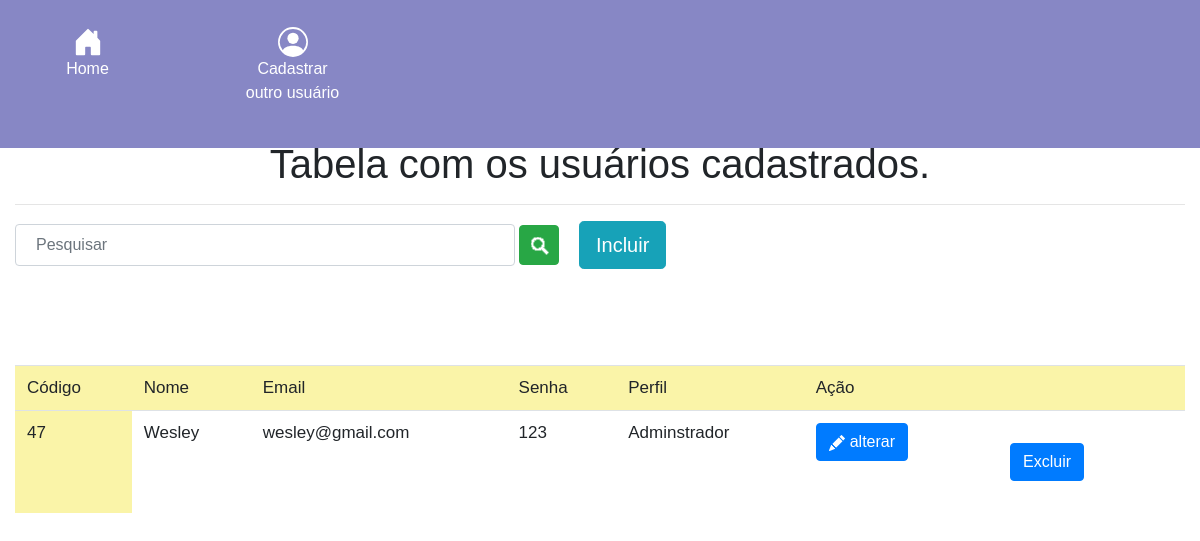
The app's page /cad_usuarioLISTA.php with its own data.
### tables this page shows
CREATE TABLE `usuario` (
  `id` int(11) NOT NULL,
  `nome` varchar(50) NOT NULL,
  `email` varchar(50) NOT NULL,
  `senha` varchar(50) NOT NULL,
  `perfil` varchar(50) NOT NULL
);

### cad_usuarioLISTA.php (the view, shortened to what this page needs)
<?php
include("conexao.php");
$pesquisar = $_GET['pesquisa'];
if ($pesquisar != "") {
$consulta = "SELECT * FROM usuario WHERE nome='$pesquisar'";
} else {
  $consulta = "SELECT * FROM usuario";
}
$con = @mysqli_query($conexao, $consulta) or die($mysqli->error);
?>
<!DOCTYPE html>
<html lang="pt-br">
<head>
<link rel="stylesheet" href="https://cdn.jsdelivr.net/npm/bootstrap@4.6.0/dist/css/bootstrap.min.css">
</head>
<body>
    <nav class="navegacao">
        <div class="row">
            <div class="col-md-2">
                <div class="icones">
                    <button type="buttom" class="btn btn-default" data-toggle="tooltip" data-placement="left" title="clique aqui para ir ao menu inicial"><a href="index.php"></a><br><p>Home</p></button>
                </div>
            </div>
            <div class="col-md-2">
                <div class="icones">
                    <button type="buttom" class="btn btn-default" data-toggle="tooltip" data-placement="left" title="Clique aqui para cadastrar um novo usuario"><a href="cad_usuarioVIEW.php"></a><br><p>Cadastrar outro usuário</p></button>
                </div>
            </div>
        </div>
    </nav>
<section class="container-fluid">
    <div class="row">
        <div class="col-md-12">
            <h1 style="text-align: center;">Tabela com os usuários cadastrados.<h1>
                <hr>
                <form class="form-inline my-2 my-lg-0 pl-3-lg" action="cad_usuarioLISTA.php">
                 <input class="form-control" type="search" placeholder="Pesquisar" id="pesquisa" name="pesquisa" aria-label="Search" style="width: 500px; padding: 20px;">
                    <button class="btn btn-success ml-1" type="submit" style="padding: 7px;">
                        <img src="search.png">
                    </button>
                    <div class="btn btn-info btn-lg" style="margin-left: 20px;">
                        <a href="cad_usuarioVIEW.php" style="text-decoration: none; color: white;">
                        Incluir
                        </a>
                    </div>
                </form>
                <br><br>
                <table id="tabela" class="table">
                    <thead class="thead-dark">
                        <tr id="tr1">
                            <td>Código</td>
                            <td>Nome</td>
                            <td>Email</td>
                            <td>Senha</td>
                            <td>Perfil</td>
                            <td>Ação</td>
                            <td></td>
                        </tr>
                    </thead>
                    <?php while($dado = $con->fetch_array()) { ?>
                        <tr>
                            <td id="td1"><?php echo $dado['id']; ?></td>
                            <td><?php echo $dado['nome']; ?></td>
                            <td><?php echo $dado['email']; ?></td>
                            <td><?php echo $dado['senha']; ?></td>
                            <td><?php echo $dado['perfil']; ?></td>
                            <td> <a href="cad_usuarioALTERARVIEW.php?codigo=<?php echo $dado['id']; ?>" class="btn btn-primary btn-alterar" role="button">
                                alterar</a>
                            </td>
                            <td>
                                <button type="button" class="btn btn-primary" data-toggle="modal" data-target="#idmodal<?php echo $dado['id']; ?>" style="margin: 20px;">
                                    Excluir
                                </button>
                            </td>
                        </tr>
                    <?php } ?>
                </table>
            </div>
        </div>
    </section>
</body>
</html>

### cad_usuarioLISTA.php (style rules this page uses)
body { font-family: 'Lucida Sans', 'Lucida Sans Regular', 'Lucida Grande', 'Lucida Sans Unicode', Geneva, Verdana, sans-serif; }
.navegacao { background: rgb(135, 135, 197); position: fixed; top: 0; left: 0; width: 100%; z-index:1; }
.icones { text-align: center; margin: 20px; }
#icone { color: rgb(255, 255, 255); transition: width 0.5s, height 0.5s; }
p { color: white; }
section { margin-top: 140px; }
table { font-size: 17px; }
#tr1>td { background: #FAF4A8; }
#td1 { background: #FAF4A8; }

### records on screen
usuario: id "47", nome "Wesley", email "wesley@gmail.com", senha "123", perfil "Adminstrador"
